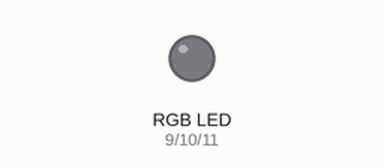
A sketch run on a simulated Arduino Uno, built with avr-gcc and run on an emulated ATmega328P. Shown: an RGB LED mixed from three pins (HIGH = lit). What the sketch prints to the serial monitor is not drawn.

Above: at 0.15 s.
Timing chart, 0 to 1.6 s (numbered marks = the images above):
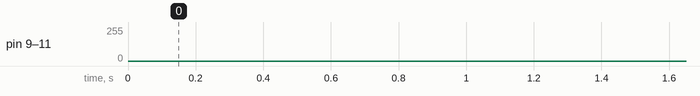

The sketch:

RGB_SMD_LED.ino
```cpp
int RED = 9;
int GREEN = 10;
int BLUE = 11;

int i;

void setup() {
  pinMode(RED, OUTPUT);
  pinMode(GREEN, OUTPUT);
  pinMode(BLUE, OUTPUT);
  Serial.begin(9600);
}

void loop()
{
  for (i = 255; i > 0; i--)
  {
    analogWrite (RED, i);
    analogWrite (GREEN, 255 - i);
    analogWrite (BLUE, 128 - i);
    Serial.println(i);
    delay(1);
  }
}
```
